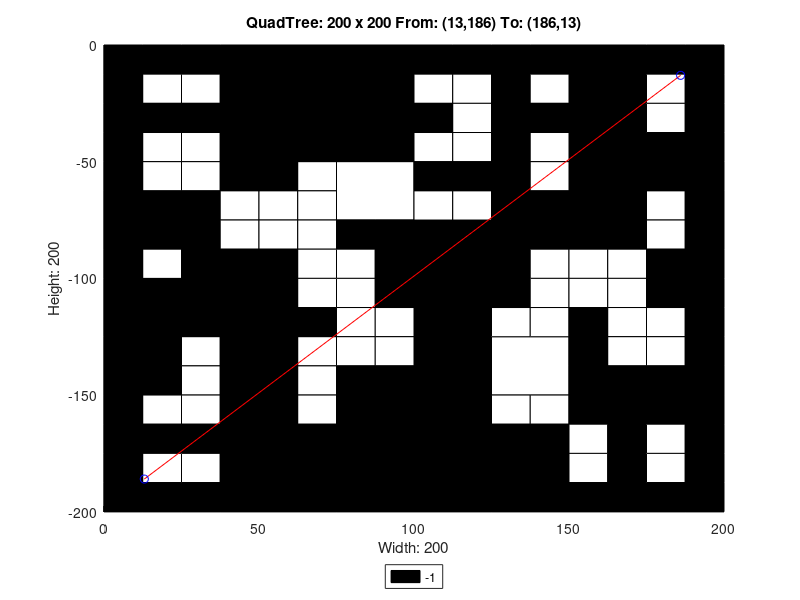

Recreate this plot in MATLAB.
axis([0 200 -200 0]);
title('QuadTree: 200 x 200 From: (13,186) To: (186,13)');
xlabel('Width: 200');
ylabel('Height: 200');
rectangle('Position',[50 -50 50 50], 'FaceColor',[0 0 0]);
rectangle('Position',[75 -75 25 25], 'FaceColor',[1 1 1]);
rectangle('Position',[150 -25 25 25], 'FaceColor',[0 0 0]);
rectangle('Position',[150 -50 25 25], 'FaceColor',[0 0 0]);
rectangle('Position',[100 -100 25 25], 'FaceColor',[0 0 0]);
rectangle('Position',[150 -75 25 25], 'FaceColor',[0 0 0]);
rectangle('Position',[0 -125 25 25], 'FaceColor',[0 0 0]);
rectangle('Position',[25 -125 25 25], 'FaceColor',[0 0 0]);
rectangle('Position',[0 -150 25 25], 'FaceColor',[0 0 0]);
rectangle('Position',[75 -175 25 25], 'FaceColor',[0 0 0]);
rectangle('Position',[50 -200 25 25], 'FaceColor',[0 0 0]);
rectangle('Position',[75 -200 25 25], 'FaceColor',[0 0 0]);
rectangle('Position',[100 -125 25 25], 'FaceColor',[0 0 0]);
rectangle('Position',[100 -150 25 25], 'FaceColor',[0 0 0]);
rectangle('Position',[125 -150 25 25], 'FaceColor',[1 1 1]);
rectangle('Position',[100 -175 25 25], 'FaceColor',[0 0 0]);
rectangle('Position',[100 -200 25 25], 'FaceColor',[0 0 0]);
rectangle('Position',[125 -200 25 25], 'FaceColor',[0 0 0]);
rectangle('Position',[0 -12.5 12.5 12.5], 'FaceColor',[0 0 0]);
rectangle('Position',[12.5 -12.5 12.5 12.5], 'FaceColor',[0 0 0]);
rectangle('Position',[0 -25 12.5 12.5], 'FaceColor',[0 0 0]);
rectangle('Position',[12.5 -25 12.5 12.5], 'FaceColor',[1 1 1]);
rectangle('Position',[25 -12.5 12.5 12.5], 'FaceColor',[0 0 0]);
rectangle('Position',[37.5 -12.5 12.5 12.5], 'FaceColor',[0 0 0]);
rectangle('Position',[25 -25 12.5 12.5], 'FaceColor',[1 1 1]);
rectangle('Position',[37.5 -25 12.5 12.5], 'FaceColor',[0 0 0]);
rectangle('Position',[0 -37.5 12.5 12.5], 'FaceColor',[0 0 0]);
rectangle('Position',[12.5 -37.5 12.5 12.5], 'FaceColor',[0 0 0]);
rectangle('Position',[0 -50 12.5 12.5], 'FaceColor',[0 0 0]);
rectangle('Position',[12.5 -50 12.5 12.5], 'FaceColor',[1 1 1]);
rectangle('Position',[25 -37.5 12.5 12.5], 'FaceColor',[0 0 0]);
rectangle('Position',[37.5 -37.5 12.5 12.5], 'FaceColor',[0 0 0]);
rectangle('Position',[25 -50 12.5 12.5], 'FaceColor',[1 1 1]);
rectangle('Position',[37.5 -50 12.5 12.5], 'FaceColor',[0 0 0]);
rectangle('Position',[0 -62.5 12.5 12.5], 'FaceColor',[0 0 0]);
rectangle('Position',[12.5 -62.5 12.5 12.5], 'FaceColor',[1 1 1]);
rectangle('Position',[0 -75 12.5 12.5], 'FaceColor',[0 0 0]);
rectangle('Position',[12.5 -75 12.5 12.5], 'FaceColor',[0 0 0]);
rectangle('Position',[25 -62.5 12.5 12.5], 'FaceColor',[1 1 1]);
rectangle('Position',[37.5 -62.5 12.5 12.5], 'FaceColor',[0 0 0]);
rectangle('Position',[25 -75 12.5 12.5], 'FaceColor',[0 0 0]);
rectangle('Position',[37.5 -75 12.5 12.5], 'FaceColor',[1 1 1]);
rectangle('Position',[0 -87.5 12.5 12.5], 'FaceColor',[0 0 0]);
rectangle('Position',[12.5 -87.5 12.5 12.5], 'FaceColor',[0 0 0]);
rectangle('Position',[0 -100 12.5 12.5], 'FaceColor',[0 0 0]);
rectangle('Position',[12.5 -100 12.5 12.5], 'FaceColor',[1 1 1]);
rectangle('Position',[25 -87.5 12.5 12.5], 'FaceColor',[0 0 0]);
rectangle('Position',[37.5 -87.5 12.5 12.5], 'FaceColor',[1 1 1]);
rectangle('Position',[25 -100 12.5 12.5], 'FaceColor',[0 0 0]);
rectangle('Position',[37.5 -100 12.5 12.5], 'FaceColor',[0 0 0]);
rectangle('Position',[50 -62.5 12.5 12.5], 'FaceColor',[0 0 0]);
rectangle('Position',[62.5 -62.5 12.5 12.5], 'FaceColor',[1 1 1]);
rectangle('Position',[50 -75 12.5 12.5], 'FaceColor',[1 1 1]);
rectangle('Position',[62.5 -75 12.5 12.5], 'FaceColor',[1 1 1]);
rectangle('Position',[50 -87.5 12.5 12.5], 'FaceColor',[1 1 1]);
rectangle('Position',[62.5 -87.5 12.5 12.5], 'FaceColor',[1 1 1]);
rectangle('Position',[50 -100 12.5 12.5], 'FaceColor',[0 0 0]);
rectangle('Position',[62.5 -100 12.5 12.5], 'FaceColor',[1 1 1]);
rectangle('Position',[75 -87.5 12.5 12.5], 'FaceColor',[0 0 0]);
rectangle('Position',[87.5 -87.5 12.5 12.5], 'FaceColor',[0 0 0]);
rectangle('Position',[75 -100 12.5 12.5], 'FaceColor',[1 1 1]);
rectangle('Position',[87.5 -100 12.5 12.5], 'FaceColor',[0 0 0]);
rectangle('Position',[100 -12.5 12.5 12.5], 'FaceColor',[0 0 0]);
rectangle('Position',[112.5 -12.5 12.5 12.5], 'FaceColor',[0 0 0]);
rectangle('Position',[100 -25 12.5 12.5], 'FaceColor',[1 1 1]);
rectangle('Position',[112.5 -25 12.5 12.5], 'FaceColor',[1 1 1]);
rectangle('Position',[125 -12.5 12.5 12.5], 'FaceColor',[0 0 0]);
rectangle('Position',[137.5 -12.5 12.5 12.5], 'FaceColor',[0 0 0]);
rectangle('Position',[125 -25 12.5 12.5], 'FaceColor',[0 0 0]);
rectangle('Position',[137.5 -25 12.5 12.5], 'FaceColor',[1 1 1]);
rectangle('Position',[100 -37.5 12.5 12.5], 'FaceColor',[0 0 0]);
rectangle('Position',[112.5 -37.5 12.5 12.5], 'FaceColor',[1 1 1]);
rectangle('Position',[100 -50 12.5 12.5], 'FaceColor',[1 1 1]);
rectangle('Position',[112.5 -50 12.5 12.5], 'FaceColor',[1 1 1]);
rectangle('Position',[125 -37.5 12.5 12.5], 'FaceColor',[0 0 0]);
rectangle('Position',[137.5 -37.5 12.5 12.5], 'FaceColor',[0 0 0]);
rectangle('Position',[125 -50 12.5 12.5], 'FaceColor',[0 0 0]);
rectangle('Position',[137.5 -50 12.5 12.5], 'FaceColor',[1 1 1]);
rectangle('Position',[175 -12.5 12.5 12.5], 'FaceColor',[0 0 0]);
rectangle('Position',[187.5 -12.5 12.5 12.5], 'FaceColor',[0 0 0]);
rectangle('Position',[175 -25 12.5 12.5], 'FaceColor',[1 1 1]);
rectangle('Position',[187.5 -25 12.5 12.5], 'FaceColor',[0 0 0]);
rectangle('Position',[175 -37.5 12.5 12.5], 'FaceColor',[1 1 1]);
rectangle('Position',[187.5 -37.5 12.5 12.5], 'FaceColor',[0 0 0]);
rectangle('Position',[175 -50 12.5 12.5], 'FaceColor',[0 0 0]);
rectangle('Position',[187.5 -50 12.5 12.5], 'FaceColor',[0 0 0]);
rectangle('Position',[100 -62.5 12.5 12.5], 'FaceColor',[0 0 0]);
rectangle('Position',[112.5 -62.5 12.5 12.5], 'FaceColor',[0 0 0]);
rectangle('Position',[100 -75 12.5 12.5], 'FaceColor',[1 1 1]);
rectangle('Position',[112.5 -75 12.5 12.5], 'FaceColor',[1 1 1]);
rectangle('Position',[125 -62.5 12.5 12.5], 'FaceColor',[0 0 0]);
rectangle('Position',[137.5 -62.5 12.5 12.5], 'FaceColor',[1 1 1]);
rectangle('Position',[125 -75 12.5 12.5], 'FaceColor',[0 0 0]);
rectangle('Position',[137.5 -75 12.5 12.5], 'FaceColor',[0 0 0]);
rectangle('Position',[125 -87.5 12.5 12.5], 'FaceColor',[0 0 0]);
rectangle('Position',[137.5 -87.5 12.5 12.5], 'FaceColor',[0 0 0]);
rectangle('Position',[125 -100 12.5 12.5], 'FaceColor',[0 0 0]);
rectangle('Position',[137.5 -100 12.5 12.5], 'FaceColor',[1 1 1]);
rectangle('Position',[175 -62.5 12.5 12.5], 'FaceColor',[0 0 0]);
rectangle('Position',[187.5 -62.5 12.5 12.5], 'FaceColor',[0 0 0]);
rectangle('Position',[175 -75 12.5 12.5], 'FaceColor',[1 1 1]);
rectangle('Position',[187.5 -75 12.5 12.5], 'FaceColor',[0 0 0]);
rectangle('Position',[150 -87.5 12.5 12.5], 'FaceColor',[0 0 0]);
rectangle('Position',[162.5 -87.5 12.5 12.5], 'FaceColor',[0 0 0]);
rectangle('Position',[150 -100 12.5 12.5], 'FaceColor',[1 1 1]);
rectangle('Position',[162.5 -100 12.5 12.5], 'FaceColor',[1 1 1]);
rectangle('Position',[175 -87.5 12.5 12.5], 'FaceColor',[1 1 1]);
rectangle('Position',[187.5 -87.5 12.5 12.5], 'FaceColor',[0 0 0]);
rectangle('Position',[175 -100 12.5 12.5], 'FaceColor',[0 0 0]);
rectangle('Position',[187.5 -100 12.5 12.5], 'FaceColor',[0 0 0]);
rectangle('Position',[25 -137.5 12.5 12.5], 'FaceColor',[1 1 1]);
rectangle('Position',[37.5 -137.5 12.5 12.5], 'FaceColor',[0 0 0]);
rectangle('Position',[25 -150 12.5 12.5], 'FaceColor',[1 1 1]);
rectangle('Position',[37.5 -150 12.5 12.5], 'FaceColor',[0 0 0]);
rectangle('Position',[50 -112.5 12.5 12.5], 'FaceColor',[0 0 0]);
rectangle('Position',[62.5 -112.5 12.5 12.5], 'FaceColor',[1 1 1]);
rectangle('Position',[50 -125 12.5 12.5], 'FaceColor',[0 0 0]);
rectangle('Position',[62.5 -125 12.5 12.5], 'FaceColor',[0 0 0]);
rectangle('Position',[75 -112.5 12.5 12.5], 'FaceColor',[1 1 1]);
rectangle('Position',[87.5 -112.5 12.5 12.5], 'FaceColor',[0 0 0]);
rectangle('Position',[75 -125 12.5 12.5], 'FaceColor',[1 1 1]);
rectangle('Position',[87.5 -125 12.5 12.5], 'FaceColor',[1 1 1]);
rectangle('Position',[50 -137.5 12.5 12.5], 'FaceColor',[0 0 0]);
rectangle('Position',[62.5 -137.5 12.5 12.5], 'FaceColor',[1 1 1]);
rectangle('Position',[50 -150 12.5 12.5], 'FaceColor',[0 0 0]);
rectangle('Position',[62.5 -150 12.5 12.5], 'FaceColor',[1 1 1]);
rectangle('Position',[75 -137.5 12.5 12.5], 'FaceColor',[1 1 1]);
rectangle('Position',[87.5 -137.5 12.5 12.5], 'FaceColor',[1 1 1]);
rectangle('Position',[75 -150 12.5 12.5], 'FaceColor',[0 0 0]);
rectangle('Position',[87.5 -150 12.5 12.5], 'FaceColor',[0 0 0]);
rectangle('Position',[0 -162.5 12.5 12.5], 'FaceColor',[0 0 0]);
rectangle('Position',[12.5 -162.5 12.5 12.5], 'FaceColor',[1 1 1]);
rectangle('Position',[0 -175 12.5 12.5], 'FaceColor',[0 0 0]);
rectangle('Position',[12.5 -175 12.5 12.5], 'FaceColor',[0 0 0]);
rectangle('Position',[25 -162.5 12.5 12.5], 'FaceColor',[1 1 1]);
rectangle('Position',[37.5 -162.5 12.5 12.5], 'FaceColor',[0 0 0]);
rectangle('Position',[25 -175 12.5 12.5], 'FaceColor',[0 0 0]);
rectangle('Position',[37.5 -175 12.5 12.5], 'FaceColor',[0 0 0]);
rectangle('Position',[0 -187.5 12.5 12.5], 'FaceColor',[0 0 0]);
rectangle('Position',[12.5 -187.5 12.5 12.5], 'FaceColor',[1 1 1]);
rectangle('Position',[0 -200 12.5 12.5], 'FaceColor',[0 0 0]);
rectangle('Position',[12.5 -200 12.5 12.5], 'FaceColor',[0 0 0]);
rectangle('Position',[25 -187.5 12.5 12.5], 'FaceColor',[1 1 1]);
rectangle('Position',[37.5 -187.5 12.5 12.5], 'FaceColor',[0 0 0]);
rectangle('Position',[25 -200 12.5 12.5], 'FaceColor',[0 0 0]);
rectangle('Position',[37.5 -200 12.5 12.5], 'FaceColor',[0 0 0]);
rectangle('Position',[50 -162.5 12.5 12.5], 'FaceColor',[0 0 0]);
rectangle('Position',[62.5 -162.5 12.5 12.5], 'FaceColor',[1 1 1]);
rectangle('Position',[50 -175 12.5 12.5], 'FaceColor',[0 0 0]);
rectangle('Position',[62.5 -175 12.5 12.5], 'FaceColor',[0 0 0]);
rectangle('Position',[125 -112.5 12.5 12.5], 'FaceColor',[0 0 0]);
rectangle('Position',[137.5 -112.5 12.5 12.5], 'FaceColor',[1 1 1]);
rectangle('Position',[125 -125 12.5 12.5], 'FaceColor',[1 1 1]);
rectangle('Position',[137.5 -125 12.5 12.5], 'FaceColor',[1 1 1]);
rectangle('Position',[150 -112.5 12.5 12.5], 'FaceColor',[1 1 1]);
rectangle('Position',[162.5 -112.5 12.5 12.5], 'FaceColor',[1 1 1]);
rectangle('Position',[150 -125 12.5 12.5], 'FaceColor',[0 0 0]);
rectangle('Position',[162.5 -125 12.5 12.5], 'FaceColor',[1 1 1]);
rectangle('Position',[175 -112.5 12.5 12.5], 'FaceColor',[0 0 0]);
rectangle('Position',[187.5 -112.5 12.5 12.5], 'FaceColor',[0 0 0]);
rectangle('Position',[175 -125 12.5 12.5], 'FaceColor',[1 1 1]);
rectangle('Position',[187.5 -125 12.5 12.5], 'FaceColor',[0 0 0]);
rectangle('Position',[150 -137.5 12.5 12.5], 'FaceColor',[0 0 0]);
rectangle('Position',[162.5 -137.5 12.5 12.5], 'FaceColor',[1 1 1]);
rectangle('Position',[150 -150 12.5 12.5], 'FaceColor',[0 0 0]);
rectangle('Position',[162.5 -150 12.5 12.5], 'FaceColor',[0 0 0]);
rectangle('Position',[175 -137.5 12.5 12.5], 'FaceColor',[1 1 1]);
rectangle('Position',[187.5 -137.5 12.5 12.5], 'FaceColor',[0 0 0]);
rectangle('Position',[175 -150 12.5 12.5], 'FaceColor',[0 0 0]);
rectangle('Position',[187.5 -150 12.5 12.5], 'FaceColor',[0 0 0]);
rectangle('Position',[125 -162.5 12.5 12.5], 'FaceColor',[1 1 1]);
rectangle('Position',[137.5 -162.5 12.5 12.5], 'FaceColor',[1 1 1]);
rectangle('Position',[125 -175 12.5 12.5], 'FaceColor',[0 0 0]);
rectangle('Position',[137.5 -175 12.5 12.5], 'FaceColor',[0 0 0]);
rectangle('Position',[150 -162.5 12.5 12.5], 'FaceColor',[0 0 0]);
rectangle('Position',[162.5 -162.5 12.5 12.5], 'FaceColor',[0 0 0]);
rectangle('Position',[150 -175 12.5 12.5], 'FaceColor',[1 1 1]);
rectangle('Position',[162.5 -175 12.5 12.5], 'FaceColor',[0 0 0]);
rectangle('Position',[175 -162.5 12.5 12.5], 'FaceColor',[0 0 0]);
rectangle('Position',[187.5 -162.5 12.5 12.5], 'FaceColor',[0 0 0]);
rectangle('Position',[175 -175 12.5 12.5], 'FaceColor',[1 1 1]);
rectangle('Position',[187.5 -175 12.5 12.5], 'FaceColor',[0 0 0]);
rectangle('Position',[150 -187.5 12.5 12.5], 'FaceColor',[1 1 1]);
rectangle('Position',[162.5 -187.5 12.5 12.5], 'FaceColor',[0 0 0]);
rectangle('Position',[150 -200 12.5 12.5], 'FaceColor',[0 0 0]);
rectangle('Position',[162.5 -200 12.5 12.5], 'FaceColor',[0 0 0]);
rectangle('Position',[175 -187.5 12.5 12.5], 'FaceColor',[1 1 1]);
rectangle('Position',[187.5 -187.5 12.5 12.5], 'FaceColor',[0 0 0]);
rectangle('Position',[175 -200 12.5 12.5], 'FaceColor',[0 0 0]);
rectangle('Position',[187.5 -200 12.5 12.5], 'FaceColor',[0 0 0]);
X=[186,13];
Y=[-13,-186];
hold on;
plot(X,Y,'r');
plot(X,Y,'bo');
legend('-1','Location','southoutside');
